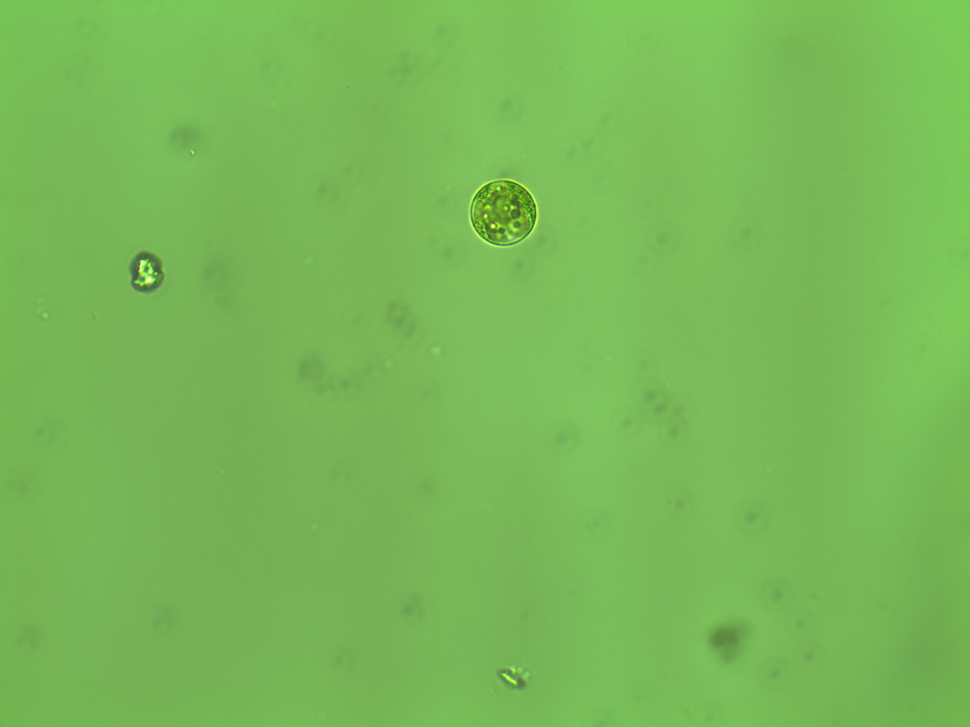
#> input picture Datasets/EMDS-7/G006~G010/EMDS6-G009-003-0400.png, 970 x 727 px, shrunk from 2048 x 1536 before the run, found by its file name
$ python enhancedCanny.py   (older library calls are emulated)
#> lines starting #> are read from the running program, lines starting #| are printed output that depends on the picture
#> in load_grayscale, `img = cv2.imread(path, cv2.IMREAD_GRAYSCALE)`:
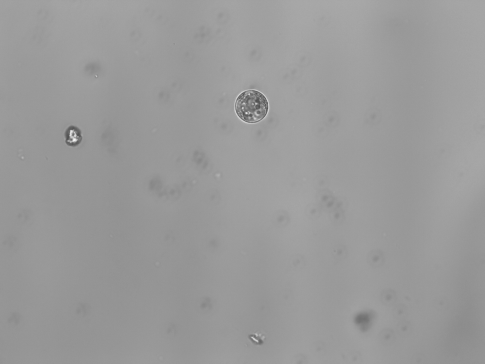
#> img: shape (727, 970) (shown at 1/2 size); min 66, max 253, mean 154.2
"""
Enhanced Canny Edge Detection Algorithm
========================================================================
"An Enhancement of Canny Edge Detection Algorithm Applied in Water
 Sample Microorganism Detection System"

Pipeline (Figure 3.1):
    Image
      -> Domain Decomposition        (Step 1 / Objective 3)
      -> Extended Median Filter      (Step 2 / Objective 1)
      -> Guided Filter               (Step 3 / Objective 1)
      -> Phase Congruency (Kovesi)   (Step 4 / Objective 2)
      -> Non-Maximum Suppression     (Step 5)
      -> Hysteresis Tracking         (Step 6)
      -> Merge Sub-regions           (Step 7 / Objective 3)
    Edge Image

Author: Arcangel, A.Z. & Santiago, C.A. -- PLM Thesis
========================================================================
"""

import os
import time
import multiprocessing
from functools import partial

import numpy as np
import cv2
from scipy.ndimage import median_filter as _scipy_median_filter


# ============================================================================
# STEP 2 (Objective 1): EXTENDED MEDIAN FILTER (EMF)
# ============================================================================
def extended_median_filter(image, window_size=3, delta=20):
    """
    Extended Median Filter.

    Only replaces pixels flagged as "corrupted" (|pixel - median| >= delta)
    with the local median; clean pixels are left untouched, which avoids
    the blanket blurring produced by a plain median or Gaussian filter.

    Parameters
    ----------
    image       : 2D float64 array, values in [0, 255]
    window_size : odd int, size of the sliding window
    delta       : positive threshold controlling corruption sensitivity
    """
    if window_size % 2 == 0:
        raise ValueError("window_size must be odd (e.g. 3, 5, 7).")

    img = image.astype(np.float64)
    median_img = _scipy_median_filter(img, size=window_size, mode="reflect")
    corrupted_mask = np.abs(img - median_img) >= delta
    output = np.where(corrupted_mask, median_img, img)
    return output


# ============================================================================
# STEP 3 (Objective 1): GUIDED FILTER
# ============================================================================
def guided_filter(guide, src, radius=4, eps=1e-2):
    """
    Edge-preserving Guided Filter.

    q_i = a_k * I_i + b_k   (local linear model, averaged over overlapping windows)

    Parameters
    ----------
    guide  : 2D float64 array in [0, 1], the guidance image "I"
    src    : 2D float64 array in [0, 1], the image to be filtered "p"
    radius : local window radius
    eps    : regularization parameter (controls smoothing strength)
    """
    I = guide.astype(np.float64)
    p = src.astype(np.float64)
    window = (2 * radius + 1, 2 * radius + 1)

    mean_I = cv2.boxFilter(I, -1, window)
    mean_p = cv2.boxFilter(p, -1, window)
    mean_Ip = cv2.boxFilter(I * p, -1, window)
    cov_Ip = mean_Ip - mean_I * mean_p

    mean_II = cv2.boxFilter(I * I, -1, window)
    var_I = mean_II - mean_I * mean_I

    a = cov_Ip / (var_I + eps)
    b = mean_p - a * mean_I

    mean_a = cv2.boxFilter(a, -1, window)
    mean_b = cv2.boxFilter(b, -1, window)

    q = mean_a * I + mean_b
    return q


# ============================================================================
# STEP 4 (Objective 2): PHASE CONGRUENCY (Kovesi's log-Gabor formulation)
# ============================================================================
def _lowpassfilter(size, cutoff, n):
    """Butterworth low-pass filter in the frequency domain (for filter shaping)."""
    rows, cols = size
    xr = (np.arange(cols) - np.floor(cols / 2)) / cols
    yr = (np.arange(rows) - np.floor(rows / 2)) / rows
    x, y = np.meshgrid(xr, yr)
    radius = np.sqrt(x ** 2 + y ** 2)
    f = 1.0 / (1.0 + (radius / cutoff) ** (2 * n))
    return np.fft.ifftshift(f)


def phase_congruency(image, nscale=4, norient=6, min_wavelength=3, mult=2.1,
                      sigma_onf=0.55, k=2.0, cutoff=0.4, g=10, epsilon=1e-4):
    """
    Computes a Phase Congruency (PC) map using a bank of Log-Gabor filters
    spanning multiple scales and orientations, following Kovesi's
    frequency-domain formulation. Feature strength is based on the local
    alignment of Fourier phase components rather than absolute pixel
    intensity, making PC contrast/illumination-invariant and therefore
    less prone to the fragmented edges produced by Sobel-based gradients.

    Returns
    -------
    PC : 2D array, values roughly in [0, 1], higher = stronger edge/feature.
    """
    img = image.astype(np.float64)
    rows, cols = img.shape

    IM = np.fft.fft2(img)

    # Frequency-domain polar coordinates
    xr = (np.arange(cols) - np.floor(cols / 2)) / cols
    yr = (np.arange(rows) - np.floor(rows / 2)) / rows
    x, y = np.meshgrid(xr, yr)
    radius = np.sqrt(x ** 2 + y ** 2)
    theta = np.arctan2(-y, x)

    radius = np.fft.ifftshift(radius)
    theta = np.fft.ifftshift(theta)
    radius[0, 0] = 1.0  # avoid log(0) / div-by-0 at the DC term

    sintheta = np.sin(theta)
    costheta = np.cos(theta)

    lp = _lowpassfilter((rows, cols), cutoff, 10)

    # Build the radial log-Gabor filter for each scale
    logGabors = []
    for s in range(nscale):
        wavelength = min_wavelength * (mult ** s)
        fo = 1.0 / wavelength
        logGabor = np.exp((-(np.log(radius / fo)) ** 2) / (2 * np.log(sigma_onf) ** 2))
        logGabor *= lp
        logGabor[0, 0] = 0
        logGabors.append(logGabor)

    # Accumulators for the GLOBAL formula:
    #   PC(x) = sum_o sum_n W_o(x)[A_no(x)*dPhi_no(x) - T_o]_+  /  (sum_o sum_n A_no(x) + eps)
    # i.e. ONE numerator and ONE denominator shared across all orientations
    # and scales (matches phase_congruency_kovesi.py's calculate_phase_congruency).
    numerator_total = np.zeros((rows, cols))
    denominator_total = np.zeros((rows, cols))

    for o in range(norient):
        angl = o * np.pi / norient

        # Angular spreading function centered on this orientation
        ds = sintheta * np.cos(angl) - costheta * np.sin(angl)
        dc = costheta * np.cos(angl) + sintheta * np.sin(angl)
        dtheta = np.abs(np.arctan2(ds, dc))
        dtheta = np.minimum(dtheta * norient / 2, np.pi)
        spread = (np.cos(dtheta) + 1) / 2

        sumE_ThisOrient = np.zeros((rows, cols))
        sumO_ThisOrient = np.zeros((rows, cols))
        sumAn_ThisOrient = np.zeros((rows, cols))
        EO = []
        maxAn = None
        EM_n = 0.0

        for s in range(nscale):
            filt = logGabors[s] * spread
            e0 = np.fft.ifft2(IM * filt)          # even/odd symmetric filter response
            EO.append(e0)
            An = np.abs(e0)                       # local amplitude
            sumAn_ThisOrient += An
            sumE_ThisOrient += np.real(e0)
            sumO_ThisOrient += np.imag(e0)
            if s == 0:
                EM_n = np.sum(filt ** 2)          # energy of smallest-scale filter (for noise est.)
                maxAn = An.copy()
            else:
                maxAn = np.maximum(maxAn, An)

        # Local energy via phase-deviation weighted sum
        XEnergy = np.sqrt(sumE_ThisOrient ** 2 + sumO_ThisOrient ** 2) + epsilon
        MeanE = sumE_ThisOrient / XEnergy
        MeanO = sumO_ThisOrient / XEnergy

        energy = np.zeros((rows, cols))
        for s in range(nscale):
            e0 = EO[s]
            energy += (np.real(e0) * MeanE + np.imag(e0) * MeanO
                       - np.abs(np.real(e0) * MeanO - np.imag(e0) * MeanE))

        # Noise compensation threshold T (Rayleigh-distribution based estimate
        # taken from the smallest-scale filter response)
        medianE2n = np.median(np.abs(EO[0]) ** 2)
        meanE2n = medianE2n / np.log(2.0) if medianE2n > 0 else epsilon
        noisePower = meanE2n / EM_n if EM_n > 0 else 0.0

        tau = np.sqrt(noisePower)
        EstNoiseEnergy = tau * np.sqrt(np.pi / 2) * nscale
        EstNoiseEnergySigma = np.sqrt(max((2 - np.pi / 2), 0) * (tau ** 2) * nscale)
        T = EstNoiseEnergy + k * EstNoiseEnergySigma

        # This is the per-orientation, scale-collapsed version of
        # sum_n [A_no(x) * dPhi_no(x)] -- floored at T_o per your formula's
        # inner term: W_o(x) * floor(A_no(x)*dPhi_no(x) - T_o)
        energy = np.maximum(energy - T, 0)

        # Frequency-spread weighting W_o(x): penalizes points where only a
        # narrow range of scales responded (likely noise, not a real feature)
        width = (sumAn_ThisOrient / (maxAn + epsilon) - 1) / (nscale - 1)
        weight = 1.0 / (1 + np.exp(g * (cutoff - width)))

        # Accumulate into the SHARED numerator/denominator (summed over o and n),
        # exactly as calculate_phase_congruency() does with its o/n double loop.
        numerator_total += weight * energy
        denominator_total += sumAn_ThisOrient  # sum over n for this o; accumulated over all o

    PC = numerator_total / (denominator_total + epsilon)
    return PC


# ============================================================================
# STEP 5: NON-MAXIMUM SUPPRESSION
# ============================================================================
def compute_orientation(feature_map):
    """Estimate local feature orientation via Sobel gradients of the PC map."""
    gx = cv2.Sobel(feature_map, cv2.CV_64F, 1, 0, ksize=3)
    gy = cv2.Sobel(feature_map, cv2.CV_64F, 0, 1, ksize=3)
    return np.arctan2(gy, gx)


def apply_non_max_suppression(magnitude, orientation):
    """
    Thins the PC map down to single-pixel-wide ridges by keeping only
    local maxima along the gradient direction.
    """
    suppressed = np.copy(magnitude)
    rows, cols = magnitude.shape

    for i in range(1, rows - 1):
        for j in range(1, cols - 1):
            angle = orientation[i, j]
            if (-np.pi / 8 <= angle < np.pi / 8) or (7 * np.pi / 8 <= abs(angle) <= np.pi):
                q1, q2 = magnitude[i, j + 1], magnitude[i, j - 1]
            elif np.pi / 8 <= angle < 3 * np.pi / 8:
                q1, q2 = magnitude[i + 1, j + 1], magnitude[i - 1, j - 1]
            elif 3 * np.pi / 8 <= angle < 5 * np.pi / 8:
                q1, q2 = magnitude[i + 1, j], magnitude[i - 1, j]
            else:
                q1, q2 = magnitude[i - 1, j + 1], magnitude[i + 1, j - 1]

            if magnitude[i, j] < max(q1, q2):
                suppressed[i, j] = 0

    return suppressed


# ============================================================================
# STEP 6: HYSTERESIS TRACKING
# ============================================================================
def apply_edge_tracking_by_hysteresis(magnitude, low_threshold, high_threshold):
    """Standard Canny-style hysteresis thresholding (strong / weak edge linking)."""
    rows, cols = magnitude.shape
    edge_map = np.zeros((rows, cols), dtype=np.uint8)

    strong_i, strong_j = np.where(magnitude >= high_threshold)
    weak_i, weak_j = np.where((magnitude >= low_threshold) & (magnitude < high_threshold))

    edge_map[strong_i, strong_j] = 255

    for i, j in zip(weak_i, weak_j):
        i0, i1 = max(i - 1, 0), min(i + 2, rows)
        j0, j1 = max(j - 1, 0), min(j + 2, cols)
        if (edge_map[i0:i1, j0:j1] == 255).any():
            edge_map[i, j] = 255

    return edge_map


# ============================================================================
# STEP 1 & 7 (Objective 3): DOMAIN DECOMPOSITION (overlapping tiles + merge)
# ============================================================================
def decompose_domain_overlapping(image, N, M, overlap):
    """
    Partitions an image into an N x M grid of OVERLAPPING sub-regions.

    Overlapping (rather than non-overlapping) partitioning is used so that
    the window-based operations in the pipeline (EMF, Guided Filter, Phase
    Congruency) retain enough neighboring pixel context at tile borders,
    preventing discontinuities once the tiles are merged back together.

    Returns
    -------
    tiles      : list of 2D sub-image arrays (with overlap margins)
    tile_info  : list of dicts with the full-image coordinates needed to
                 place each tile's "core" (non-overlap) region back during merging
    """
#> called with N = 2, M = 2, overlap = 15
    H, W = image.shape[:2]
    base_h = max(1, H // N)
    base_w = max(1, W // M)

    tiles = []
    tile_info = []

    for i in range(N):
        core_start_h = i * base_h
        core_end_h = H if i == N - 1 else (i + 1) * base_h
        start_h = max(0, core_start_h - overlap)
        end_h = min(H, core_end_h + overlap)

        for j in range(M):
            core_start_w = j * base_w
            core_end_w = W if j == M - 1 else (j + 1) * base_w
            start_w = max(0, core_start_w - overlap)
            end_w = min(W, core_end_w + overlap)

            tile = image[start_h:end_h, start_w:end_w]
            tiles.append(tile)
            tile_info.append({
                "start_h": start_h, "end_h": end_h,
                "start_w": start_w, "end_w": end_w,
                "core_start_h": core_start_h, "core_end_h": core_end_h,
                "core_start_w": core_start_w, "core_end_w": core_end_w,
            })
#> after the loop, tile_info = 4 items; tiles = 4 items

    return tiles, tile_info


def merge_tiles(processed_tiles, tile_info, output_shape, dtype=np.uint8):
    """
    Reassembles the processed tiles into a single full-size edge image by
    pasting back only each tile's non-overlapping "core" region.
    """
    output = np.zeros(output_shape, dtype=dtype)
    for tile, info in zip(processed_tiles, tile_info):
        lh0 = info["core_start_h"] - info["start_h"]
        lh1 = info["core_end_h"] - info["start_h"]
        lw0 = info["core_start_w"] - info["start_w"]
        lw1 = info["core_end_w"] - info["start_w"]
        core = tile[lh0:lh1, lw0:lw1]
        output[info["core_start_h"]:info["core_end_h"],
               info["core_start_w"]:info["core_end_w"]] = core
    return output


# ============================================================================
# PER-TILE PIPELINE (Steps 2 -> 6, run independently & in parallel per tile)
# ============================================================================
def _process_tile(tile, params):
    """Runs EMF -> Guided Filter -> Phase Congruency -> NMS -> Hysteresis on one tile."""
    tile = tile.astype(np.float64)

    # Step 2: Extended Median Filter (impulse noise removal)
    emf_out = extended_median_filter(tile, window_size=params["window_size"], delta=params["delta"])

    # Step 3: Guided Filter (edge-preserving smoothing), self-guided by EMF output
    guide = np.clip(emf_out / 255.0, 0, 1)
    gf_out = guided_filter(guide, guide, radius=params["guided_radius"], eps=params["guided_eps"])
    gf_out = np.clip(gf_out, 0, 1) * 255.0

    # Step 4: Phase Congruency (contrast-invariant feature/edge strength map)
    pc_map = phase_congruency(gf_out, nscale=params["nscale"], norient=params["norient"],
                               k=params.get("pc_k", 2.0))

    # Step 5: Non-Maximum Suppression
    orientation = compute_orientation(pc_map)
    nms_out = apply_non_max_suppression(pc_map, orientation)

    # Step 6: Hysteresis Tracking
    edge_map = apply_edge_tracking_by_hysteresis(nms_out, params["low_threshold"], params["high_threshold"])

    return edge_map


def _process_tile_star(args):
    """Helper to unpack (tile, params) for multiprocessing.Pool.map."""
    tile, params = args
    return _process_tile(tile, params)


# ============================================================================
# TOP-LEVEL DRIVER
# ============================================================================
def enhanced_canny_edge_detection(image, N=2, M=2, overlap=15,
                                   window_size=3, delta=20,
                                   guided_radius=8, guided_eps=5e-2,
                                   nscale=4, norient=6, pc_k=5.0,
                                   low_threshold=0.15, high_threshold=0.30,
                                   use_parallel=True, verbose=True):
    """
    Full Enhanced Canny pipeline:

        Domain Decomposition -> EMF -> Guided Filter -> Phase Congruency
        -> NMS -> Hysteresis -> Merge Sub-regions

    Parameters
    ----------
    image          : 2D grayscale image (uint8 or float)
    N, M           : number of sub-region rows/columns for domain decomposition
    overlap        : overlap margin (in pixels) between adjacent sub-regions
    window_size    : EMF sliding-window size
    delta          : EMF corruption-detection threshold
    guided_radius  : Guided Filter window radius
    guided_eps     : Guided Filter regularization parameter
    nscale         : number of Log-Gabor filter scales for Phase Congruency
    norient        : number of Log-Gabor filter orientations
    low_threshold, high_threshold : hysteresis thresholds (on PC's ~[0,1] scale)
    use_parallel   : if True, processes sub-regions across multiple CPU cores
    verbose        : if True, prints per-step timing

    Returns
    -------
    edge_map : 2D uint8 array, 0/255 edge image, same size as input
    """
    total_start = time.perf_counter()
    if len(image.shape) == 3:
        image = cv2.cvtColor(image, cv2.COLOR_BGR2GRAY)
    image = image.astype(np.float64)

    params = dict(window_size=window_size, delta=delta,
                  guided_radius=guided_radius, guided_eps=guided_eps,
                  nscale=nscale, norient=norient, pc_k=pc_k,
                  low_threshold=low_threshold, high_threshold=high_threshold)

    if verbose:
        print(f"[Step 1] Domain Decomposition: splitting image into {N}x{M} "
              f"overlapping tiles (overlap={overlap}px)...")
    start = time.perf_counter()
    tiles, tile_info = decompose_domain_overlapping(image, N, M, overlap)
#> tiles = 4 items; tile_info = 4 items
    if verbose:
        print(f"--- Decomposition completed in {time.perf_counter() - start:.4f}s "
              f"({len(tiles)} tiles)")

    start = time.perf_counter()
    if use_parallel and len(tiles) > 1:
        n_workers = min(len(tiles), multiprocessing.cpu_count())
#> n_workers = 2
        if verbose:
            print(f"[Steps 2-6] Processing {len(tiles)} tiles in parallel "
                  f"across {n_workers} worker(s)...")
#> (printed output is left out)
        with multiprocessing.Pool(processes=n_workers) as pool:
            processed_tiles = pool.map(_process_tile_star, [(t, params) for t in tiles])
#> processed_tiles = 4 items
    else:
        if verbose:
            print(f"[Steps 2-6] Processing {len(tiles)} tile(s) sequentially...")
        processed_tiles = [_process_tile(t, params) for t in tiles]
    if verbose:
        print(f"--- Tile processing (EMF+GuidedFilter+PhaseCongruency+NMS+Hysteresis) "
              f"completed in {time.perf_counter() - start:.4f}s")

    if verbose:
        print("[Step 7] Merging sub-regions...")
    start = time.perf_counter()
    edge_map = merge_tiles(processed_tiles, tile_info, image.shape, dtype=np.uint8)
#> the loop in merge_tiles, `for tile, info in zip(processed_tiles, tile_info):` made 4 passes
#> (lh0, lh1, lw0, lw1) on passes 1 to 4: (0, 363, 0, 485), (0, 363, 15, 500), (15, 379, 0, 485), (15, 379, 15, 500)
#> pass 1, in merge_tiles, `core = tile[lh0:lh1, lw0:lw1]`:
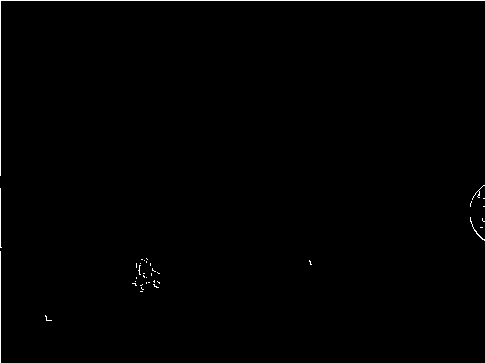
#> core: shape (363, 485); 0.58% white in thin lines or dots
#> pass 2, in merge_tiles, `core = tile[lh0:lh1, lw0:lw1]`:
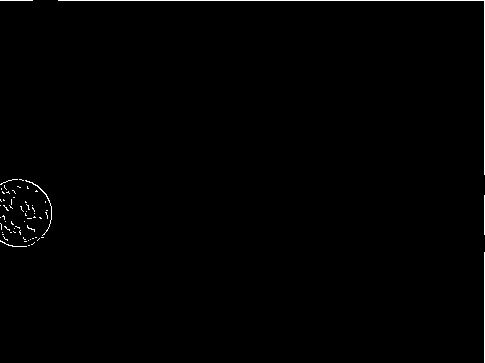
#> core: shape (363, 485); 0.65% white in thin lines or dots
    if verbose:
        print(f"--- Merge completed in {time.perf_counter() - start:.4f}s")

    if verbose:
        print(f"\n[TOTAL COST] Enhanced Canny finished in "
              f"{time.perf_counter() - total_start:.4f} seconds")

    return edge_map


# ============================================================================
# I/O HELPERS
# ============================================================================
def save_image(image, file_path):
    os.makedirs(os.path.dirname(os.path.abspath(file_path)), exist_ok=True)
    if image.dtype != np.uint8:
        image_normalized = cv2.normalize(image, None, 0, 255, cv2.NORM_MINMAX)
        image_to_save = np.uint8(image_normalized)
    else:
        image_to_save = image
    cv2.imwrite(file_path, image_to_save)


def load_grayscale(path):
    img = cv2.imread(path, cv2.IMREAD_GRAYSCALE)
    if img is None:
        raise FileNotFoundError(f"Could not read image at: {path}")
    return img


# ============================================================================
# MAIN
# ============================================================================
if __name__ == "__main__":
    path_to_image = "Datasets/EMDS-7/G006~G010/EMDS6-G009-003-0400.png"
    output_directory = "output"
    base_filename = "enhanced_"

    original_image = load_grayscale(path_to_image)
    save_image(original_image, os.path.join(output_directory, f"{base_filename}0-grayscale.jpg"))

    edge_image = enhanced_canny_edge_detection(
        original_image,
        N=2, M=2, overlap=15,              # Domain Decomposition
        window_size=3, delta=20,           # Extended Median Filter
        guided_radius=8, guided_eps=5e-2,  # Guided Filter
        nscale=4, norient=6, pc_k=5.0,     # Phase Congruency
        low_threshold=0.15, high_threshold=0.30,  # Hysteresis
        use_parallel=True, verbose=True,
    )

    save_image(edge_image, os.path.join(output_directory, f"{base_filename}final_output.jpg"))
#> (the rest of the program and of its run is left out)
